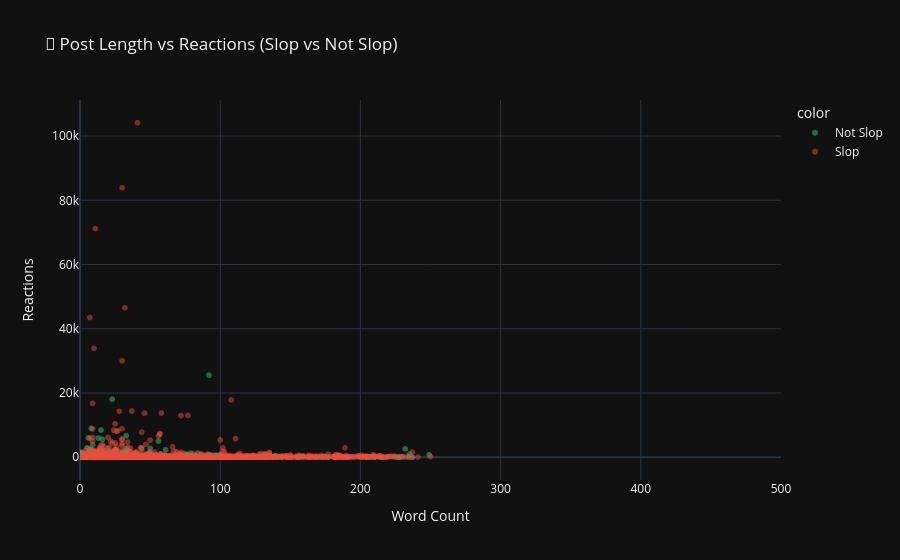

Source (notebook cell):
### Code cell
# -------------------------------------------------------
# 5.5 Post Length vs Reactions (coloured by Slop)
# -------------------------------------------------------
sample = df.sample(min(3000, len(df)), random_state=42)

fig = px.scatter(
    sample, x='word_count', y='reactions',
    color=sample['is_slop'].map({0: 'Not Slop', 1: 'Slop'}),
    color_discrete_map={'Not Slop': '#2ecc71', 'Slop': '#e74c3c'},
    opacity=0.5, size_max=8,
    title='📝 Post Length vs Reactions (Slop vs Not Slop)',
    labels={'word_count': 'Word Count', 'reactions': 'Reactions'},
    template='plotly_dark'
)
fig.update_layout(xaxis_range=[0, 500])
fig.show()

### Figure 1 — Plotly figure (JSON) as saved in the notebook; plotly's stock layout.template omitted (floating-point values rounded to 4 significant figures; data arrays with more than 128 entries replaced by an {"elided": "..."} marker saying what was removed)
{"data": [{"hovertemplate": "color=Not Slop<br>Word Count=%{x}<br>Reactions=%{y}<extra></extra>", "legendgroup": "Not Slop", "marker": {"color": "#2ecc71", "opacity": 0.5, "symbol": "circle"}, "mode": "markers", "name": "Not Slop", "showlegend": true, "type": "scattergl", "x": {"elided": "1449 int values"}, "xaxis": "x", "y": {"elided": "1449 int values"}, "yaxis": "y"}, {"hovertemplate": "color=Slop<br>Word Count=%{x}<br>Reactions=%{y}<extra></extra>", "legendgroup": "Slop", "marker": {"color": "#e74c3c", "opacity": 0.5, "symbol": "circle"}, "mode": "markers", "name": "Slop", "showlegend": true, "type": "scattergl", "x": {"elided": "1551 int values"}, "xaxis": "x", "y": {"elided": "1551 int values"}, "yaxis": "y"}], "layout": {"legend": {"title": {"text": "color"}, "tracegroupgap": 0}, "title": {"text": "📝 Post Length vs Reactions (Slop vs Not Slop)"}, "xaxis": {"anchor": "y", "domain": [0, 1], "range": [0, 500], "title": {"text": "Word Count"}}, "yaxis": {"anchor": "x", "domain": [0, 1], "title": {"text": "Reactions"}}}}
